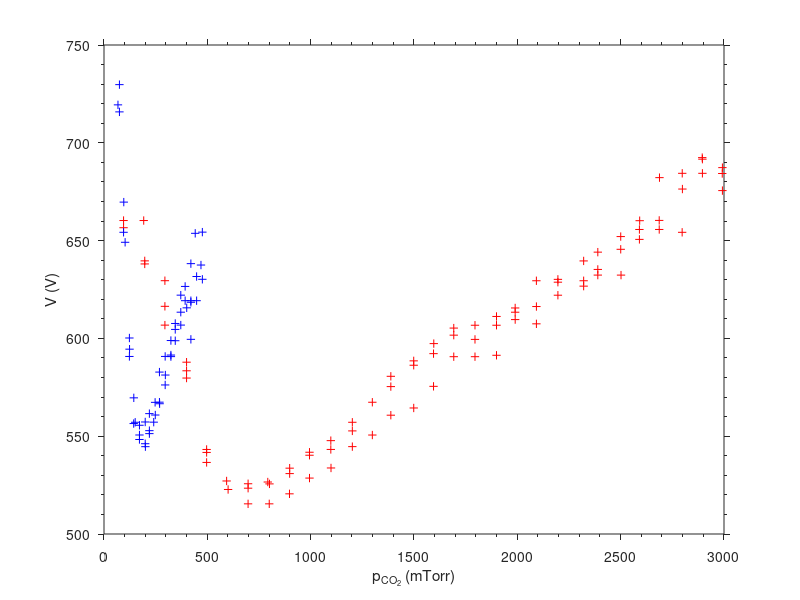

MATLAB code for this plot:
clear
close all
clc

CO2_0_57 = [...
    94.677, 660.26;...
    192.15, 660.26;...
    94.685, 656.59;...
    197.15, 639.64;...
    197.16, 638.07;...
    294.65, 629.50;...
    294.68, 616.40;...
    294.70, 606.79;...
    399.48, 587.84;...
    399.49, 583.44;...
    399.50, 579.73;...
    496.56, 543.22;...
    496.56, 541.70;...
    496.57, 536.59;...
    593.32, 527.11;...
    600.50, 522.76;...
    697.22, 525.69;...
    697.23, 523.42;...
    697.15, 515.42;...
    799.58, 515.42;...
    792.49, 526.58;...
    800.63, 525.62;...
    897.50, 520.54;...
    898.38, 530.88;...
    898.38, 533.66;...
    994.34, 528.59;...
    994.31, 540.27;...
    994.31, 541.80;...
    1098.4, 533.76;...
    1097.5, 543.23;...
    1097.5, 547.73;...
    1201.6, 544.67;...
    1201.6, 552.71;...
    1201.6, 557.12;...
    1298.4, 550.6;...
    1298.4, 567.36;...
    1387.9, 560.74;...
    1387.9, 575.36;...
    1387.9, 580.62;...
    1498.7, 564.43;...
    1498.6, 586.28;...
    1498.6, 588.52;...
    1594.5, 575.49;...
    1594.5, 592.21;...
    1595.7, 597.34;...
    1692.4, 590.65;...
    1692.4, 601.66;...
    1692.4, 605.28;...
    1795.1, 606.73;...
    1795.1, 599.49;...
    1795.1, 590.65;...
    1899.2, 591.37;...
    1899.2, 606.73;...
    1899.2, 611.22;...
    1989.5, 615.56;...
    1989.5, 613.39;...
    1989.6, 609.62;...
    2092.3, 607.45;...
    2092.3, 616.29;...
    2092.2, 629.47;...
    2196.3, 622.08;...
    2196.3, 628.74;...
    2196.3, 630.19;...
    2320.9, 626.72;...
    2320.9, 629.47;...
    2320.9, 639.61;...
    2389.4, 632.37;...
    2389.4, 635.26;...
    2389.4, 644.10;...
    2501.7, 632.36;...
    2500.3, 645.55;...
    2500.3, 652.06;...
    2590.7, 650.62;...
    2590.7, 655.69;...
    2592.0, 660.18;...
    2686.5, 660.32;...
    2686.6, 655.69;...
    2797.5, 654.24;...
    2687.8, 682.19;...
    2798.7, 676.36;...
    2797.9, 684.40;...
    2895.5, 684.40;...
    2895.5, 691.63;...
    2894.7, 692.43;...
    2992.3, 687.31;...
    2991.5, 684.31;...
    2992.3, 675.57];

CO2_2_44 = [...
    74.651, 729.74;...
    67.577, 719.40;...
    74.681, 715.81;...
    95.695, 669.68;...
    94.656, 654.25;...
    102.18, 649.14;...
    122.87, 600.21;...
    123.64, 594.49;...
    122.83, 590.77;...
    144.19, 569.61;...
    143.69, 556.47;...
    150.86, 557.13;...
    171.48, 548.32;...
    171.62, 550.62;...
    171.61, 555.59;...
    200.27, 544.65;...
    199.43, 546.16;...
    219.59, 551.32;...
    219.58, 552.83;...
    199.41, 557.27;...
    219.56, 561.54;...
    240.58, 557.18;...
    248.14, 560.83;...
    247.28, 567.31;...
    269.13, 566.60;...
    268.29, 567.40;...
    296.01, 576.20;...
    296.83, 581.27;...
    268.26, 582.78;...
    295.97, 590.78;...
    323.71, 590.69;...
    323.70, 591.49;...
    323.68, 598.91;...
    344.75, 598.81;...
    420.43, 599.52;...
    344.74, 604.59;...
    344.74, 607.63;...
    371.56, 606.81;...
    371.55, 613.40;...
    400.28, 615.63;...
    420.39, 618.47;...
    448.17, 619.28;...
    420.39, 619.28;...
    392.61, 619.28;...
    371.53, 622.11;...
    392.59, 626.57;...
    448.14, 631.64;...
    475.92, 630.22;...
    469.20, 637.51;...
    420.35, 638.22;...
    441.39, 653.72;...
    475.87, 654.33];

figure('Name','[Stumbo, 2013, Fig. 5]')
plot(CO2_0_57(:,1),CO2_0_57(:,2),'r+',CO2_2_44(:,1),CO2_2_44(:,2),'b+')
xlabel('p_{CO_2} (mTorr)')
ylabel('V (V)')
set(gca,'XTick',0:500:3000,'YTick',500:50:750,'XMinorTick','on','YMinorTick','on','TickDir','out')